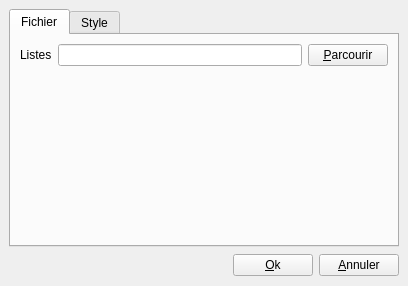
<?xml version="1.0" encoding="UTF-8"?>
<ui version="4.0">
 <class>dialogOptions</class>
 <widget class="QWidget" name="dialogOptions">
  <property name="geometry">
   <rect>
    <x>0</x>
    <y>0</y>
    <width>408</width>
    <height>286</height>
   </rect>
  </property>
  <property name="windowTitle">
   <string>Options</string>
  </property>
  <property name="windowIcon">
   <iconset>
    <normaloff>.</normaloff>.</iconset>
  </property>
  <layout class="QVBoxLayout">
   <property name="spacing">
    <number>6</number>
   </property>
   <property name="leftMargin">
    <number>9</number>
   </property>
   <property name="topMargin">
    <number>9</number>
   </property>
   <property name="rightMargin">
    <number>9</number>
   </property>
   <property name="bottomMargin">
    <number>9</number>
   </property>
   <item>
    <widget class="QTabWidget" name="tabOptions">
     <property name="tabPosition">
      <enum>QTabWidget::North</enum>
     </property>
     <property name="tabShape">
      <enum>QTabWidget::Rounded</enum>
     </property>
     <property name="currentIndex">
      <number>0</number>
     </property>
     <widget class="QWidget" name="tabFile">
      <attribute name="title">
       <string>Fichier</string>
      </attribute>
      <layout class="QVBoxLayout">
       <item>
        <layout class="QHBoxLayout">
         <item>
          <widget class="QLabel" name="label_3">
           <property name="text">
            <string>Listes</string>
           </property>
          </widget>
         </item>
         <item>
          <widget class="QLineEdit" name="txtFilename"/>
         </item>
         <item>
          <widget class="QPushButton" name="btnSearchFile">
           <property name="text">
            <string>&amp;Parcourir</string>
           </property>
           <property name="icon">
            <iconset>
             <normaloff>:/images/file.svg</normaloff>:/images/file.svg</iconset>
           </property>
          </widget>
         </item>
        </layout>
       </item>
       <item>
        <spacer>
         <property name="orientation">
          <enum>Qt::Vertical</enum>
         </property>
         <property name="sizeHint" stdset="0">
          <size>
           <width>338</width>
           <height>101</height>
          </size>
         </property>
        </spacer>
       </item>
      </layout>
     </widget>
     <widget class="QWidget" name="tabStyle">
      <attribute name="title">
       <string>Style</string>
      </attribute>
      <layout class="QVBoxLayout">
       <property name="spacing">
        <number>6</number>
       </property>
       <property name="leftMargin">
        <number>9</number>
       </property>
       <property name="topMargin">
        <number>9</number>
       </property>
       <property name="rightMargin">
        <number>9</number>
       </property>
       <property name="bottomMargin">
        <number>9</number>
       </property>
       <item>
        <layout class="QHBoxLayout">
         <property name="spacing">
          <number>6</number>
         </property>
         <property name="leftMargin">
          <number>0</number>
         </property>
         <property name="topMargin">
          <number>0</number>
         </property>
         <property name="rightMargin">
          <number>0</number>
         </property>
         <property name="bottomMargin">
          <number>0</number>
         </property>
         <item>
          <widget class="QLabel" name="label">
           <property name="text">
            <string>Thème</string>
           </property>
          </widget>
         </item>
         <item>
          <widget class="QComboBox" name="cmbStyle"/>
         </item>
        </layout>
       </item>
       <item>
        <spacer>
         <property name="orientation">
          <enum>Qt::Vertical</enum>
         </property>
         <property name="sizeHint" stdset="0">
          <size>
           <width>20</width>
           <height>40</height>
          </size>
         </property>
        </spacer>
       </item>
      </layout>
     </widget>
    </widget>
   </item>
   <item>
    <layout class="QHBoxLayout">
     <property name="spacing">
      <number>6</number>
     </property>
     <property name="leftMargin">
      <number>0</number>
     </property>
     <property name="topMargin">
      <number>0</number>
     </property>
     <property name="rightMargin">
      <number>0</number>
     </property>
     <property name="bottomMargin">
      <number>0</number>
     </property>
     <item>
      <spacer>
       <property name="orientation">
        <enum>Qt::Horizontal</enum>
       </property>
       <property name="sizeHint" stdset="0">
        <size>
         <width>40</width>
         <height>24</height>
        </size>
       </property>
      </spacer>
     </item>
     <item>
      <widget class="QPushButton" name="btnOk">
       <property name="text">
        <string>&amp;Ok</string>
       </property>
       <property name="icon">
        <iconset>
         <normaloff>:/images/accept.svg</normaloff>:/images/accept.svg</iconset>
       </property>
      </widget>
     </item>
     <item>
      <widget class="QPushButton" name="btnCancel">
       <property name="text">
        <string>&amp;Annuler</string>
       </property>
       <property name="icon">
        <iconset>
         <normaloff>:/images/cancel.svg</normaloff>:/images/cancel.svg</iconset>
       </property>
      </widget>
     </item>
    </layout>
   </item>
  </layout>
 </widget>
 <connections/>
</ui>
